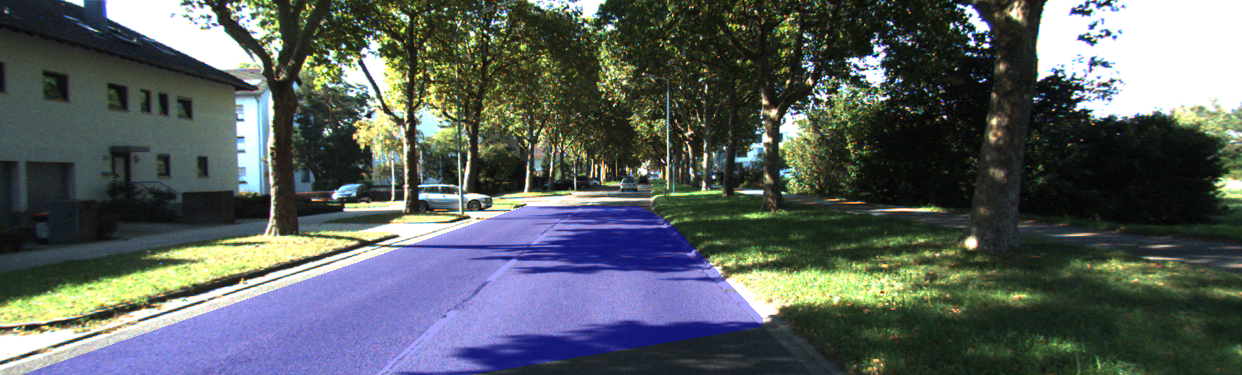
#> input picture 000689.png, 1242 x 375 px
$ python road_detector_working.py
#> lines starting #> are read from the running program, lines starting #| are printed output that depends on the picture; after the words box and inside, x2 and y2 are one past the last pixel; in counts of white or black regions, pixels touching at a corner belong together; long printed decimals are rounded
import cv2
import numpy as np
from collections import deque
from skimage.morphology import skeletonize
from skimage.draw import polygon2mask
import matplotlib.pyplot as plt
from curated import detect_lanes, group_lines

###### ROAD DETECTION PIPELINE ######
# This script implements a road detection pipeline using region growing and GrabCut.

# ===============================

# 1. ROI Construction:
#    - Define a trapezoid-shaped Region of Interest (ROI) to eliminate the sky.

# 2. C1 Channel Preprocessing:
''' - Compute the C1 channel: arctangent of R / max(G, B).
    - Apply CLAHE to enhance contrast.
    - C1 is robust to vegetation and blue sky.'''

# 3. Region Growing on C1:
#    - Start from 3 seed points near the bottom of the image.

# 4. Lab Channel Preprocessing:
''' - Apply Retinex enhancement to normalize illumination.
    - Convert to Lab color space and extract the b* channel.
    - Apply histogram equalization.'''

# 5. Region Growing on Lab b*:
#    - Start from the same 3 seed points.

# 6. Channel Selection:
'''    - Choose the best mask based on mean color statistics:
      - Use Lab by default.
      - Fall back to C1 if Lab region-growing yields green or reddish areas (vegetation warning).'''

# 7. Post-Processing of the Selected Mask:
#    - Morphological closing to fill small holes.
#    - Dilation to expand the mask and clean edges.
#    - Crop the mask to the ROI.

# 8. GrabCut Refinement:
#    - Use region-growing mask to initialize GrabCut:
#      - Core → sure foreground
#      - Rest → probable foreground
#    - Result: refined road segmentation.

# 9. Road Shape Extraction:
#    - Find the largest contour (or merge two largest if close in area).
#    - Compute the convex hull to obtain a clean road shape.

# Visual Pipeline:

#        __ C1 channel + CLAHE  \
#       /                        \
# ROI ---                         -- region growing → post-process → GrabCut → contour → convex hull
#       \__ Lab + Retinex ______/


# --- geometric helpers -------------------------------------------------------
def build_trapezoid_roi(shape, top_ratio=0.55, bottom_ratio=0.98, widen=0.15):
    """Return a binary ROI mask shaped like a road-trapezoid."""
    h, w = shape
    pts = np.array([
        (int(w*0.5*(1-widen)), int(h*top_ratio)),   # TL
        (int(w*0.5*(1+widen)), int(h*top_ratio)),   # TR
        (int(w*bottom_ratio),  h-1),                # BR
        (int(w*(1-bottom_ratio)), h-1)              # BL
    ], dtype=np.int32)
    mask = np.zeros((h, w), np.uint8)
    cv2.fillPoly(mask, [pts], 255)
    return mask

def largest_hull(mask_bin):
    """Return largest contour & its convex hull (both np.ndarray) from a binary mask."""
    cnts, _ = cv2.findContours(mask_bin, cv2.RETR_EXTERNAL, cv2.CHAIN_APPROX_SIMPLE)
    if not cnts:
        return None, None
    big = max(cnts, key=cv2.contourArea)
    hull = cv2.convexHull(big)
    return big, hull

def overlay_hull(frame_bgr, hull, color=(0,255,0), alpha=0.4):
    """Draw filled transparent hull on frame (in-place)."""
    overlay = frame_bgr.copy()
    cv2.fillPoly(overlay, [hull], color)
    cv2.addWeighted(overlay, alpha, frame_bgr, 1-alpha, 0, frame_bgr)

# utilities
# [9 lines left out: function image_loader, not called in this run]

# region growing

def compute_c1_channel(image):
    image_rgb = cv2.cvtColor(image, cv2.COLOR_BGR2RGB).astype(np.float32) + 1e-6
    R = image_rgb[:, :, 0]
    G = image_rgb[:, :, 1]
    B = image_rgb[:, :, 2]
    max_GB = np.maximum(G, B) + 1e-6
    c1 = np.arctan(R / max_GB)
    return ((c1 - c1.min()) / (c1.max() - c1.min()) * 255).astype(np.uint8)


def region_growing(img, seeds, threshold)-> np.ndarray:
    """
    img: Input image (grayscale)
    seeds: List of seed points (x, y) to start the region growing
    threshold: Intensity difference threshold for region growing
    Returns a binary mask of the segmented region
    """
    h, w= img.shape
    segmented = np.zeros((h, w), np.uint8)  # Final mask
    visited = np.zeros((h, w), np.uint8)    # To avoid revisiting pixels

    for seed in seeds:
        queue = deque()
        queue.append(seed) # Initialize queue with seed point

        seed_value = img[seed[1], seed[0]]  # graysale
        region_mean = float(seed_value)
        region_size = 1

        while queue:
            x, y = queue.popleft()

            for dx, dy in [(-1,0), (1,0), (0,-1), (0,1)]: #dfs
                nx, ny = x+dx, y+dy # Neighbor coordinates
                #horizon = int(h * 0.4) ; if 0 <= nx < w and horizon <= ny < h and visited[ny, nx] == 0:
                if 0 <= nx < w and 0 <= ny < h and visited[ny, nx] == 0: # Check bounds and if not visited
                    neighbor_value = img[ny, nx] # Grayscale value of neighbor
                    visited[ny, nx] = 1
                    region_mean= (region_mean * region_size + neighbor_value) / (region_size + 1) # Update mean

                    diff = abs(region_mean - neighbor_value)
                    if diff < threshold:
                        segmented[ny, nx] = 255
                        #visited[ny, nx] = 1
                        queue.append((nx, ny))
                        #region_mean += neighbor_value
                        region_size += 1

    return segmented

# grab cut
def grab_cut(img, initial_mask, iterations=5,strong_foreground_width_ratio=0.3)-> np.ndarray:
    """
    img: Input image (color, BGR)
    initial_mask: Binary mask from region growing (0 and 255)
    itrations: Number of GrabCut iterations
    Returns the refined binary mask (0 background, 255 foreground)
    based on color information (GMMs) and pixel positions finds foreground using min-cut/max-flow optimization
    """
    h, w = initial_mask.shape
    img = img.copy()
    # # Initialize GrabCut mask
    #grabcut_mask = build_grabcut_mask_from_road_mask_old(initial_mask)  # default probable background

    # # # Models (empty, OpenCV needs them)
    bgdModel = np.zeros((1, 65), np.float64)
    fgdModel = np.zeros((1, 65), np.float64)
    grabcut_mask = build_grabcut_mask_from_road_mask(initial_mask, strong_foreground_width_ratio)

    # Apply GrabCut
    # Sanity check before calling GrabCut
    if not np.any((grabcut_mask == cv2.GC_FGD) | (grabcut_mask == cv2.GC_PR_FGD)):
        print("[ERROR] No foreground pixels in GrabCut mask — skipping.")
        return np.zeros_like(grabcut_mask, dtype=np.uint8)

    cv2.grabCut(img, grabcut_mask, None, bgdModel, fgdModel, iterations, cv2.GC_INIT_WITH_MASK)

    # Post-process: Pixels marked as foreground (FG or probable FG) -> 255, else -> 0
    final_mask = np.where(
        (grabcut_mask == cv2.GC_FGD) | (grabcut_mask == cv2.GC_PR_FGD),
        255, 0
    ).astype(np.uint8)

    return final_mask

#helper function to convert road mask to grabcut mask
def build_grabcut_mask_from_road_mask(road_mask: np.ndarray, strong_foreground_width_ratio=0.3) -> np.ndarray:
    """
    Converts a binary road_mask into grabcut mask:
    - center region becomes sure foreground (GC_FGD)
    - rest of white region becomes probable foreground (GC_PR_FGD)
    - black remains probable background (GC_PR_BGD)

    Parameters:
        road_mask: np.ndarray with 0 (background) and 255 (road)
        strong_foreground_width_ratio: width ratio of the sure foreground center band
    Returns:
        grabcut_mask: np.ndarray with values in {0,1,2,3}
    """
    h, w = road_mask.shape
    grabcut_mask = np.full((h, w), cv2.GC_PR_BGD, dtype=np.uint8)

    grabcut_mask[road_mask == 255] = cv2.GC_PR_FGD

    # Define central "safe" zone to mark as sure foreground
    start_x = int(w * (0.5 - strong_foreground_width_ratio / 2))
    end_x = int(w * (0.5 + strong_foreground_width_ratio / 2))
    center_band = road_mask[:, start_x:end_x]

    # In that band, anything that was 255 becomes "sure foreground"
    grabcut_mask[:, start_x:end_x][center_band == 255] = cv2.GC_FGD

    return grabcut_mask

#post processing
def post_processingv1(road_mask: np.ndarray) -> np.ndarray:
    # Post-processing v1
    #close shape
    kernel = cv2.getStructuringElement(cv2.MORPH_ELLIPSE, (5,5))
    road_mask = cv2.morphologyEx(road_mask, cv2.MORPH_CLOSE, kernel)
    # Then dilate separately (to expand)
    dilation_kernel = cv2.getStructuringElement(cv2.MORPH_ELLIPSE, (5,5)) #SOS VERY IMPORTANT
    road_mask = cv2.dilate(road_mask, dilation_kernel, iterations=2)
    return road_mask


def retinex_enhanced(img_bgr, sigma=40,
                     low_L_thresh=110,  # below this Retinex is engaged
                     gamma_dark=1.3,    # only for dark scenes
                     alpha=0.6,         # blend factor L / R
                     debug=False):
    """
    Improved single‑scale Retinex with automatic gain.
    Returns an 8‑bit BGR image.
    --------------------------------------------------
    - `alpha` 0..1   :  weight of original Lightness.
    - `sigma`        :  Gaussian blur (illumination scale).
    - `low_L_thresh` :  scene‑brightness threshold (Lab L*).
    - `gamma_dark`   :  extra brightening if scene is dark.
    """

    # --- 0. to Lab ---------------------------
    lab = cv2.cvtColor(img_bgr, cv2.COLOR_BGR2Lab).astype(np.float32)
    L   = lab[:, :, 0] / 255.0                 # 0‑1

    # --- 1. illumination estimate ------------
    blurL = cv2.GaussianBlur(L, (0, 0), sigma)

    # --- 2. reflectance ----------------------
    reflect = np.log(L + 1e-4) - np.log(blurL + 1e-4)
    reflect -= reflect.mean()                 # centre on 0
    reflect = (reflect - reflect.min()) / (reflect.max() - reflect.min() + 1e-4)

    # --- 3. adaptive blending ----------------
    L_new = alpha * L + (1 - alpha) * reflect

    # optional gamma if scene is dark
    scene_L = L.mean()*255
    if scene_L < low_L_thresh:
        L_new = np.power(L_new, 1/gamma_dark)

    L_new = np.clip(L_new*255, 0, 255).astype(np.uint8)
    lab[:, :, 0] = L_new

    out = cv2.cvtColor(lab.astype(np.uint8), cv2.COLOR_Lab2BGR)

    if debug:
        cv2.imshow("Retinex result", out)
        cv2.waitKey(0); cv2.destroyAllWindows()

    return out

def detect_road(img):
    h, w = img.shape[:2]
    roi = build_trapezoid_roi((h, w), top_ratio=0.55)
    seeds = [(w//4, int(h*0.95)), (w//2, int(h*0.95)), (3*w//4, int(h*0.95))]

    # --- compute c1+CLAHE region growing ---
    c1 = compute_c1_channel(img)
    c1_roi = cv2.bitwise_and(c1, roi)
    clahe = cv2.createCLAHE(2.0, (8, 8))
    c1 = clahe.apply(c1_roi)
    c1_rg = region_growing(c1, seeds, threshold=15)
    c1_rg = post_processingv1(c1_rg)
    #mb,mg,mr = cv2.mean(img, mask=c1_rg)[:3]  # discard alpha

    # --- compute Lab + retinex region growing ---
    img_proc = retinex_enhanced(img, sigma=40)
    lab      = cv2.cvtColor(img_proc, cv2.COLOR_BGR2Lab)
    lab_ch = cv2.equalizeHist(lab[:, :, 2])
    lab_rg = region_growing(lab_ch, seeds, threshold=15)
    lab_rg = post_processingv1(lab_rg)
    if cv2.countNonZero(lab_rg) < 400:
        rg = cv2.dilate(lab_rg, np.ones((5,5), np.uint8), 1)
    mbl,mgl,mrl = cv2.mean(img, mask=lab_rg)[:3]  # discard alpha
    print("Average BGR in region-growing:", mbl, mgl, mrl)
    tol=5
    if mgl>mbl+tol:
        mode = 'c1'
    elif mrl>mbl+tol :
        mode='c1'
    elif mgl>mrl+tol:
        mode='c1'
    else:
        mode = 'lab'

    # --- apply selected or merged mask ---
    if mode == 'c1':
        print("[INFO] Using C1 mode")
        sel_im=img.copy()
        rg_mask = c1_rg
    elif mode == 'lab':
        print("[INFO] Using Lab mode")
        sel_im=img_proc
        rg_mask = lab_rg
    else:
        rg_mask = cv2.bitwise_or(c1_rg, lab_rg)

    if cv2.countNonZero(rg_mask) < 300:
        rg_mask = cv2.dilate(rg_mask, np.ones((5, 5), np.uint8), 2)

    # --- GrabCut refinement ---


    gc_mask = grab_cut(sel_im, rg_mask.copy(), iterations=15, strong_foreground_width_ratio=0.25)
    kernel = cv2.getStructuringElement(cv2.MORPH_ELLIPSE, (5, 5))
    gc_mask = cv2.morphologyEx(gc_mask, cv2.MORPH_CLOSE, kernel)
    gc_mask = cv2.dilate(gc_mask, kernel, iterations=3)
    gc_mask = cv2.bitwise_and(gc_mask, roi)

    # --- convex hull extraction ---
    big_cnt, hull = largest_hull(gc_mask)
    print(f"[DEBUG] Hull area: {cv2.contourArea(hull) if hull is not None else 'None'}")
    if hull is None : #or cv2.contourArea(hull) < 400
        print('[WARN] Detected hull too small — trying fallback channel...')
        fallback_mode = 'lab' if mode == 'c1' else 'c1'
        fallback_rg = lab_rg if fallback_mode == 'lab' else c1_rg
        gc_mask = grab_cut(img.copy(), fallback_rg.copy(), iterations=10, strong_foreground_width_ratio=0.2)
        gc_mask = cv2.morphologyEx(gc_mask, cv2.MORPH_CLOSE, kernel)
        gc_mask = cv2.dilate(gc_mask, kernel, iterations=3)
        gc_mask = cv2.bitwise_and(gc_mask, roi)

        big_cnt, hull = largest_hull(gc_mask)
        if hull is None:
            print('[ERROR] Fallback also failed.')
            return
        mode = fallback_mode

    road_hull_mask = np.zeros_like(gc_mask)
    cv2.fillPoly(road_hull_mask, [hull], 255)

    # --- visualization ---
    out = img.copy()
    overlay_hull(out, hull, color=(255, 0, 0), alpha=0.35)

    cv2.imshow('Region Growing ({} mode)'.format(mode), rg_mask)
    cv2.imshow('GrabCut mask', gc_mask)
    cv2.imshow('Road hull overlay', out)
    cv2.waitKey(0)
    cv2.destroyAllWindows()


# [141 lines left out: functions detect_road_lab, detect_road_c1, large_tester, not called in this run]

if __name__ == "__main__":
    import os
    import time
    #large_tester()
    imgpath=os.path.join(os.getcwd(), '000689.png')  # '000163.png','000221.png' , '000313.png', '000689.png', '001842.png'
    image = cv2.imread(imgpath)
#> image is the input picture: shape (375, 1242, 3); mean B, G, R 94.3, 95.1, 87.9
    if image is None:
        print("Error loading image")
        exit(1)
    detect_road(image)
#> in build_trapezoid_roi, `cv2.fillPoly(mask, [pts], 255)`:
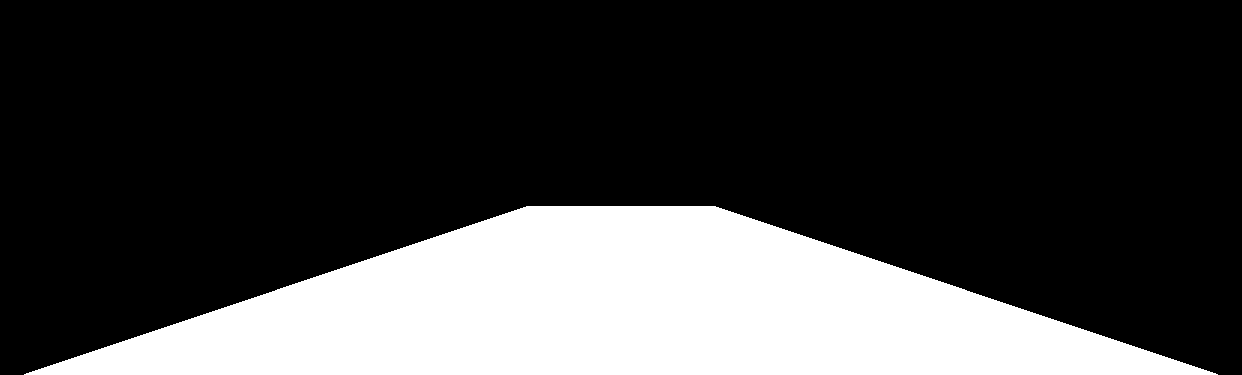
#> mask: shape (375, 1242); 25.1% white; 1 white region, box (x1, y1, x2, y2) and area: (24, 206, 1218, 375) 117114
#> in detect_road, `c1 = clahe.apply(c1_roi)`:
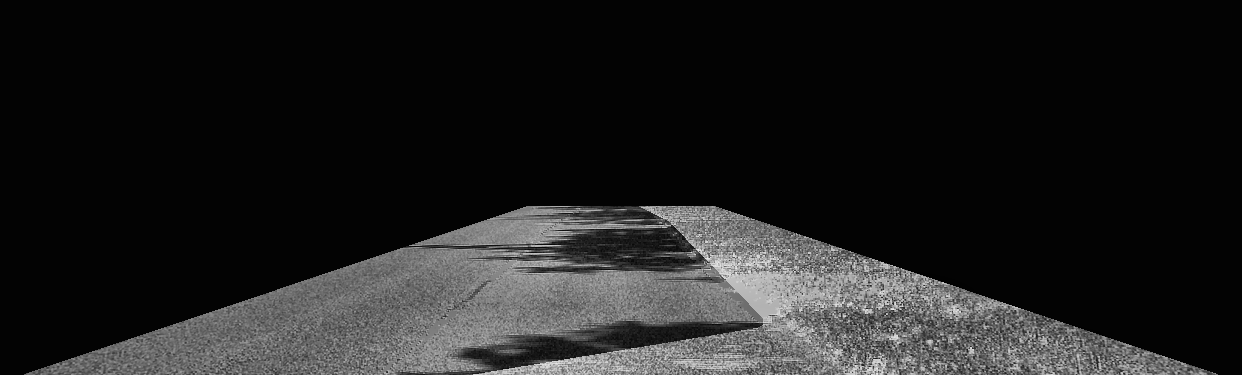
#> c1: shape (375, 1242); min 2, max 238, mean 30.7
#> the loop in region_growing, `for seed in seeds:` made 3 passes
#> seed_value on passes 1 to 3: 119, 84, 80
#> in retinex_enhanced, `L_new = alpha * L + (1 - alpha) * reflect`:
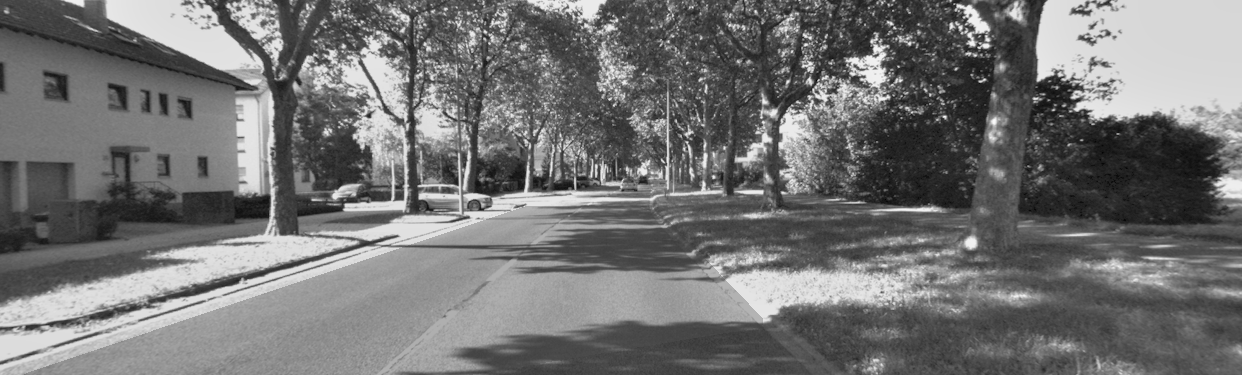
#> L_new: shape (375, 1242) float32; min 0.00706, max 0.988, mean 0.453
#> in retinex_enhanced, `scene_L = L.mean()*255`: scene_L = 97.79
#> in detect_road, `lab_ch = cv2.equalizeHist(lab[:, :, 2])`:
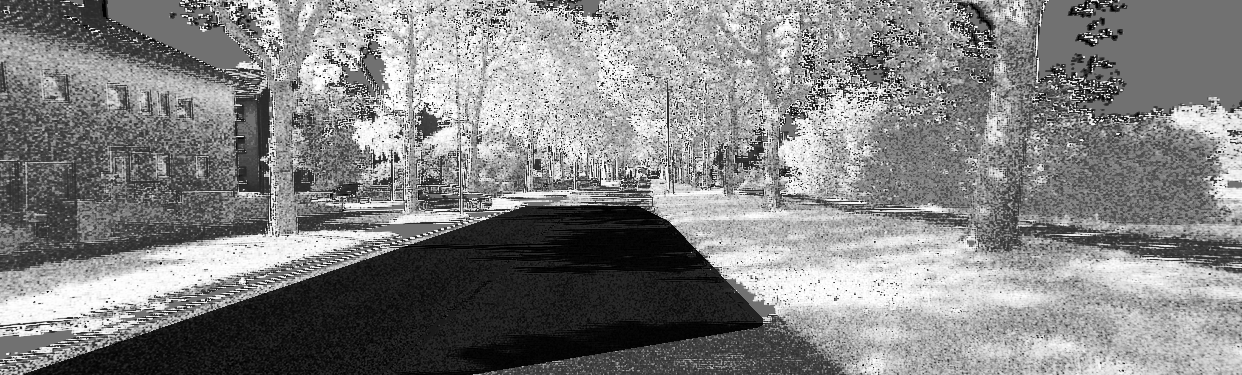
#> lab_ch: shape (375, 1242); min 0, max 255, mean 130.6
#> the loop in region_growing (call 2), `for seed in seeds:` made 3 passes
#> seed_value on passes 1 to 3: 14, 47, 142
#> in detect_road, `mbl,mgl,mrl = cv2.mean(img, mask=lab_rg)[:3]`: mbl = 189.1; mgl = 119.7; mrl = 119.9
#| Average BGR in region-growing: 189.057 119.710 119.857
#> in grab_cut, `grabcut_mask = build_grabcut_mask_from_road_mask(initial_mask, strong_..`:
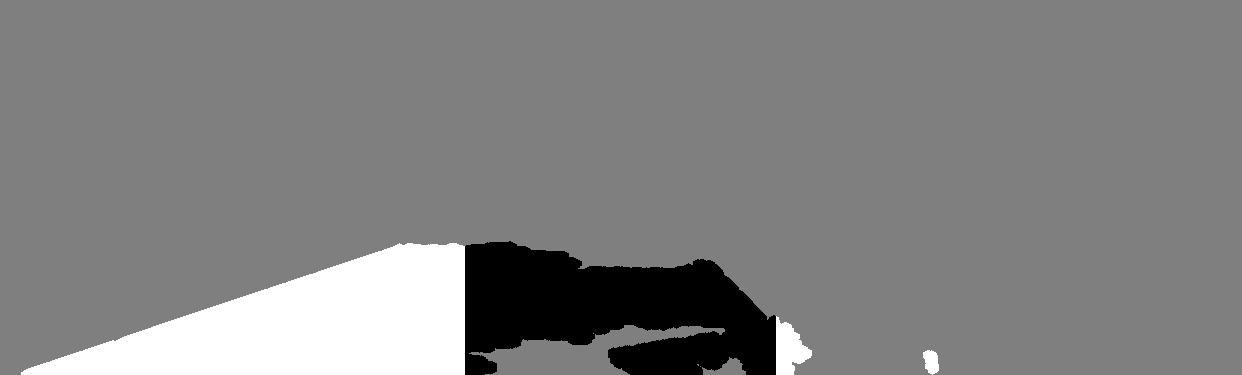
#> grabcut_mask: shape (375, 1242); min 1, max 3, mean 2.02; drawn with min black and max white
#> in largest_hull, `cnts, _ = cv2.findContours(mask_bin, cv2.RETR_EXTERNAL, cv2.CHAIN_APPR..`: cnts = 1 contour; box (x1, y1, x2, y2) and area: (24, 206, 783, 375) 78120
#> in largest_hull, `big = max(cnts, key=cv2.contourArea)`: big = contour of 408 points, box (x1, y1, x2, y2) (24, 206, 783, 375), area 78120
#> in largest_hull, `hull = cv2.convexHull(big)`: hull = contour of 10 points, box (x1, y1, x2, y2) (24, 206, 783, 375), area 78774
#> in detect_road, `big_cnt, hull = largest_hull(gc_mask)`: big_cnt has the same summary as big in largest_hull
#| [DEBUG] Hull area: 78773.5
#> in overlay_hull, `cv2.fillPoly(overlay, [hull], color)`:
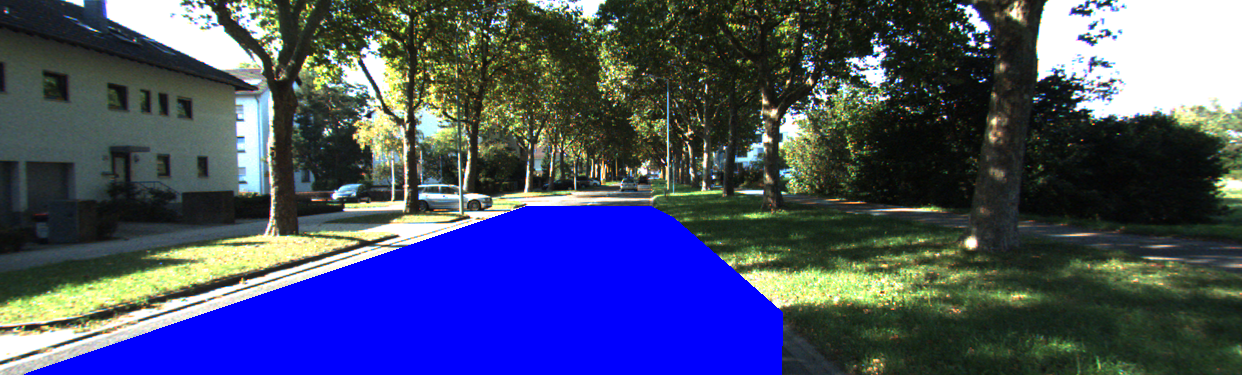
#> overlay: shape (375, 1242, 3); 17.08% of pixels changed, all inside (x1, y1, x2, y2) = (24, 206, 783, 375)
#> in overlay_hull, `cv2.addWeighted(overlay, alpha, frame_bgr, 1-alpha, 0, frame_bgr)`:
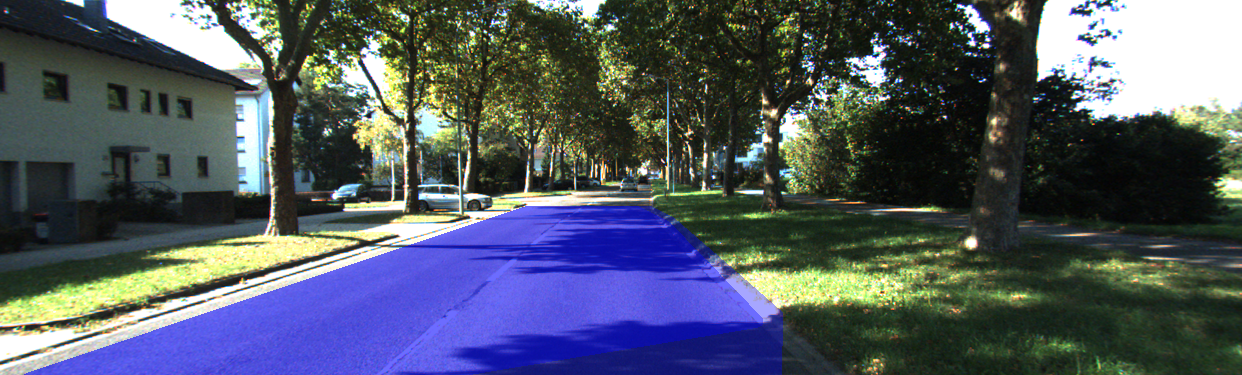
#> frame_bgr: shape (375, 1242, 3); mean B, G, R 98.8, 88.6, 81.4
    #detect_road_c1(image)
    #detect_road_lab(image)
